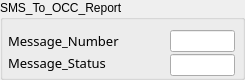
          <widget class="QGroupBox" name="groupBox_29">
           <property name="geometry">
            <rect>
             <x>824</x>
             <y>513</y>
             <width>245</width>
             <height>80</height>
            </rect>
           </property>
           <property name="autoFillBackground">
            <bool>true</bool>
           </property>
           <property name="title">
            <string>SMS_To_OCC_Report</string>
           </property>
           <property name="flat">
            <bool>false</bool>
           </property>
           <widget class="QLabel" name="label_158">
            <property name="geometry">
             <rect>
              <x>8</x>
              <y>24</y>
              <width>129</width>
              <height>34</height>
             </rect>
            </property>
            <property name="font">
             <font>
              <family>微软雅黑</family>
              <pointsize>10</pointsize>
             </font>
            </property>
            <property name="text">
             <string>Message_Number</string>
            </property>
           </widget>
           <widget class="QLineEdit" name="le_occmsgsta">
            <property name="geometry">
             <rect>
              <x>170</x>
              <y>54</y>
              <width>65</width>
              <height>22</height>
             </rect>
            </property>
           </widget>
           <widget class="QLineEdit" name="le_occmsgnum">
            <property name="geometry">
             <rect>
              <x>170</x>
              <y>30</y>
              <width>65</width>
              <height>22</height>
             </rect>
            </property>
           </widget>
           <widget class="QLabel" name="label_159">
            <property name="geometry">
             <rect>
              <x>8</x>
              <y>46</y>
              <width>129</width>
              <height>34</height>
             </rect>
            </property>
            <property name="font">
             <font>
              <family>微软雅黑</family>
              <pointsize>10</pointsize>
             </font>
            </property>
            <property name="text">
             <string>Message_Status</string>
            </property>
           </widget>
          </widget>
